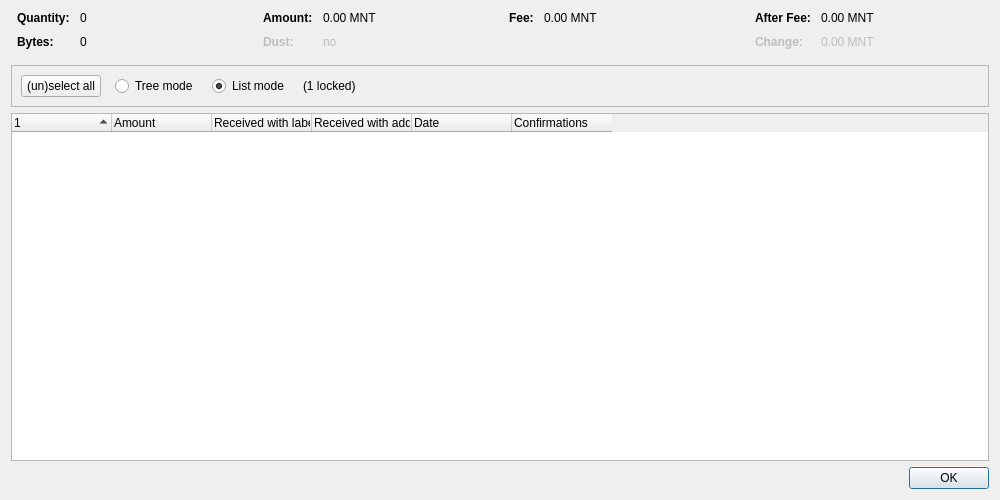
<?xml version="1.0" encoding="UTF-8"?>
<ui version="4.0">
 <class>CoinControlDialog</class>
 <widget class="QDialog" name="CoinControlDialog">
  <property name="geometry">
   <rect>
    <x>0</x>
    <y>0</y>
    <width>1000</width>
    <height>500</height>
   </rect>
  </property>
  <property name="windowTitle">
   <string>Coin Selection</string>
  </property>
  <layout class="QVBoxLayout" name="verticalLayout">
   <item>
    <layout class="QHBoxLayout" name="horizontalLayoutTop" stretch="0,0,0,0">
     <property name="topMargin">
      <number>0</number>
     </property>
     <property name="bottomMargin">
      <number>10</number>
     </property>
     <item>
      <layout class="QFormLayout" name="formLayoutCoinControl1">
       <property name="horizontalSpacing">
        <number>10</number>
       </property>
       <property name="verticalSpacing">
        <number>10</number>
       </property>
       <property name="leftMargin">
        <number>6</number>
       </property>
       <property name="rightMargin">
        <number>6</number>
       </property>
       <item row="0" column="0">
        <widget class="QLabel" name="labelCoinControlQuantityText">
         <property name="font">
          <font>
           <weight>75</weight>
           <bold>true</bold>
          </font>
         </property>
         <property name="text">
          <string>Quantity:</string>
         </property>
        </widget>
       </item>
       <item row="0" column="1">
        <widget class="QLabel" name="labelCoinControlQuantity">
         <property name="cursor">
          <cursorShape>IBeamCursor</cursorShape>
         </property>
         <property name="contextMenuPolicy">
          <enum>Qt::ActionsContextMenu</enum>
         </property>
         <property name="text">
          <string notr="true">0</string>
         </property>
         <property name="textInteractionFlags">
          <set>Qt::LinksAccessibleByMouse|Qt::TextSelectableByKeyboard|Qt::TextSelectableByMouse</set>
         </property>
        </widget>
       </item>
       <item row="1" column="0">
        <widget class="QLabel" name="labelCoinControlBytesText">
         <property name="font">
          <font>
           <weight>75</weight>
           <bold>true</bold>
          </font>
         </property>
         <property name="text">
          <string>Bytes:</string>
         </property>
        </widget>
       </item>
       <item row="1" column="1">
        <widget class="QLabel" name="labelCoinControlBytes">
         <property name="cursor">
          <cursorShape>IBeamCursor</cursorShape>
         </property>
         <property name="contextMenuPolicy">
          <enum>Qt::ActionsContextMenu</enum>
         </property>
         <property name="text">
          <string notr="true">0</string>
         </property>
         <property name="textInteractionFlags">
          <set>Qt::LinksAccessibleByMouse|Qt::TextSelectableByKeyboard|Qt::TextSelectableByMouse</set>
         </property>
        </widget>
       </item>
      </layout>
     </item>
     <item>
      <layout class="QFormLayout" name="formLayoutCoinControl2">
       <property name="horizontalSpacing">
        <number>10</number>
       </property>
       <property name="verticalSpacing">
        <number>10</number>
       </property>
       <property name="leftMargin">
        <number>6</number>
       </property>
       <property name="rightMargin">
        <number>6</number>
       </property>
       <item row="0" column="0">
        <widget class="QLabel" name="labelCoinControlAmountText">
         <property name="font">
          <font>
           <weight>75</weight>
           <bold>true</bold>
          </font>
         </property>
         <property name="text">
          <string>Amount:</string>
         </property>
        </widget>
       </item>
       <item row="0" column="1">
        <widget class="QLabel" name="labelCoinControlAmount">
         <property name="cursor">
          <cursorShape>IBeamCursor</cursorShape>
         </property>
         <property name="contextMenuPolicy">
          <enum>Qt::ActionsContextMenu</enum>
         </property>
         <property name="text">
          <string notr="true">0.00 MNT</string>
         </property>
         <property name="textInteractionFlags">
          <set>Qt::LinksAccessibleByMouse|Qt::TextSelectableByKeyboard|Qt::TextSelectableByMouse</set>
         </property>
        </widget>
       </item>
       <item row="1" column="0">
        <widget class="QLabel" name="labelCoinControlLowOutputText">
         <property name="enabled">
          <bool>false</bool>
         </property>
         <property name="font">
          <font>
           <weight>75</weight>
           <bold>true</bold>
          </font>
         </property>
         <property name="text">
          <string>Dust:</string>
         </property>
        </widget>
       </item>
       <item row="1" column="1">
        <widget class="QLabel" name="labelCoinControlLowOutput">
         <property name="enabled">
          <bool>false</bool>
         </property>
         <property name="cursor">
          <cursorShape>IBeamCursor</cursorShape>
         </property>
         <property name="contextMenuPolicy">
          <enum>Qt::ActionsContextMenu</enum>
         </property>
         <property name="text">
          <string notr="true">no</string>
         </property>
         <property name="textInteractionFlags">
          <set>Qt::LinksAccessibleByMouse|Qt::TextSelectableByKeyboard|Qt::TextSelectableByMouse</set>
         </property>
        </widget>
       </item>
      </layout>
     </item>
     <item>
      <layout class="QFormLayout" name="formLayoutCoinControl3">
       <property name="horizontalSpacing">
        <number>10</number>
       </property>
       <property name="verticalSpacing">
        <number>10</number>
       </property>
       <property name="leftMargin">
        <number>6</number>
       </property>
       <property name="rightMargin">
        <number>6</number>
       </property>
       <item row="0" column="0">
        <widget class="QLabel" name="labelCoinControlFeeText">
         <property name="font">
          <font>
           <weight>75</weight>
           <bold>true</bold>
          </font>
         </property>
         <property name="text">
          <string>Fee:</string>
         </property>
        </widget>
       </item>
       <item row="0" column="1">
        <widget class="QLabel" name="labelCoinControlFee">
         <property name="cursor">
          <cursorShape>IBeamCursor</cursorShape>
         </property>
         <property name="contextMenuPolicy">
          <enum>Qt::ActionsContextMenu</enum>
         </property>
         <property name="text">
          <string notr="true">0.00 MNT</string>
         </property>
         <property name="textInteractionFlags">
          <set>Qt::LinksAccessibleByMouse|Qt::TextSelectableByKeyboard|Qt::TextSelectableByMouse</set>
         </property>
        </widget>
       </item>
      </layout>
     </item>
     <item>
      <layout class="QFormLayout" name="formLayoutCoinControl4">
       <property name="horizontalSpacing">
        <number>10</number>
       </property>
       <property name="verticalSpacing">
        <number>10</number>
       </property>
       <property name="leftMargin">
        <number>6</number>
       </property>
       <property name="rightMargin">
        <number>6</number>
       </property>
       <item row="0" column="0">
        <widget class="QLabel" name="labelCoinControlAfterFeeText">
         <property name="font">
          <font>
           <weight>75</weight>
           <bold>true</bold>
          </font>
         </property>
         <property name="text">
          <string>After Fee:</string>
         </property>
        </widget>
       </item>
       <item row="0" column="1">
        <widget class="QLabel" name="labelCoinControlAfterFee">
         <property name="cursor">
          <cursorShape>IBeamCursor</cursorShape>
         </property>
         <property name="contextMenuPolicy">
          <enum>Qt::ActionsContextMenu</enum>
         </property>
         <property name="text">
          <string notr="true">0.00 MNT</string>
         </property>
         <property name="textInteractionFlags">
          <set>Qt::LinksAccessibleByMouse|Qt::TextSelectableByKeyboard|Qt::TextSelectableByMouse</set>
         </property>
        </widget>
       </item>
       <item row="1" column="0">
        <widget class="QLabel" name="labelCoinControlChangeText">
         <property name="enabled">
          <bool>false</bool>
         </property>
         <property name="font">
          <font>
           <weight>75</weight>
           <bold>true</bold>
          </font>
         </property>
         <property name="text">
          <string>Change:</string>
         </property>
        </widget>
       </item>
       <item row="1" column="1">
        <widget class="QLabel" name="labelCoinControlChange">
         <property name="enabled">
          <bool>false</bool>
         </property>
         <property name="cursor">
          <cursorShape>IBeamCursor</cursorShape>
         </property>
         <property name="contextMenuPolicy">
          <enum>Qt::ActionsContextMenu</enum>
         </property>
         <property name="text">
          <string notr="true">0.00 MNT</string>
         </property>
         <property name="textInteractionFlags">
          <set>Qt::LinksAccessibleByMouse|Qt::TextSelectableByKeyboard|Qt::TextSelectableByMouse</set>
         </property>
        </widget>
       </item>
      </layout>
     </item>
    </layout>
   </item>
   <item>
    <widget class="QFrame" name="frame">
     <property name="minimumSize">
      <size>
       <width>0</width>
       <height>40</height>
      </size>
     </property>
     <property name="frameShape">
      <enum>QFrame::StyledPanel</enum>
     </property>
     <property name="frameShadow">
      <enum>QFrame::Sunken</enum>
     </property>
     <layout class="QHBoxLayout" name="horizontalLayout">
      <item>
       <layout class="QHBoxLayout" name="horizontalLayoutPanel" stretch="0,0,0,0,0">
        <property name="spacing">
         <number>14</number>
        </property>
        <item>
         <widget class="QPushButton" name="pushButtonSelectAll">
          <property name="sizePolicy">
           <sizepolicy hsizetype="Maximum" vsizetype="Fixed">
            <horstretch>0</horstretch>
            <verstretch>0</verstretch>
           </sizepolicy>
          </property>
          <property name="text">
           <string>(un)select all</string>
          </property>
          <property name="autoDefault">
           <bool>false</bool>
          </property>
         </widget>
        </item>
        <item>
         <widget class="QRadioButton" name="radioTreeMode">
          <property name="sizePolicy">
           <sizepolicy hsizetype="Maximum" vsizetype="Fixed">
            <horstretch>0</horstretch>
            <verstretch>0</verstretch>
           </sizepolicy>
          </property>
          <property name="text">
           <string>Tree mode</string>
          </property>
         </widget>
        </item>
        <item>
         <widget class="QRadioButton" name="radioListMode">
          <property name="sizePolicy">
           <sizepolicy hsizetype="Maximum" vsizetype="Fixed">
            <horstretch>0</horstretch>
            <verstretch>0</verstretch>
           </sizepolicy>
          </property>
          <property name="text">
           <string>List mode</string>
          </property>
          <property name="checked">
           <bool>true</bool>
          </property>
         </widget>
        </item>
        <item>
         <widget class="QLabel" name="labelLocked">
          <property name="text">
           <string notr="true">(1 locked)</string>
          </property>
         </widget>
        </item>
        <item>
         <spacer name="horizontalSpacer">
          <property name="orientation">
           <enum>Qt::Horizontal</enum>
          </property>
          <property name="sizeHint" stdset="0">
           <size>
            <width>40</width>
            <height>20</height>
           </size>
          </property>
         </spacer>
        </item>
       </layout>
      </item>
     </layout>
    </widget>
   </item>
   <item>
    <widget class="CoinControlTreeWidget" name="treeWidget">
     <property name="contextMenuPolicy">
      <enum>Qt::CustomContextMenu</enum>
     </property>
     <property name="sortingEnabled">
      <bool>false</bool>
     </property>
     <property name="columnCount">
      <number>6</number>
     </property>
     <attribute name="headerShowSortIndicator" stdset="0">
      <bool>true</bool>
     </attribute>
     <attribute name="headerStretchLastSection">
      <bool>false</bool>
     </attribute>
     <column>
      <property name="text">
       <string/>
      </property>
     </column>
     <column>
      <property name="text">
       <string>Amount</string>
      </property>
     </column>
     <column>
      <property name="text">
       <string>Received with label</string>
      </property>
     </column>
     <column>
      <property name="text">
       <string>Received with address</string>
      </property>
     </column>
     <column>
      <property name="text">
       <string>Date</string>
      </property>
     </column>
     <column>
      <property name="text">
       <string>Confirmations</string>
      </property>
      <property name="toolTip">
       <string>Confirmed</string>
      </property>
     </column>
     <column>
      <property name="text">
       <string/>
      </property>
     </column>
     <column>
      <property name="text">
       <string/>
      </property>
     </column>
     <column>
      <property name="text">
       <string/>
      </property>
     </column>
     <column>
      <property name="text">
       <string/>
      </property>
     </column>
    </widget>
   </item>
   <item>
    <widget class="QDialogButtonBox" name="buttonBox">
     <property name="orientation">
      <enum>Qt::Horizontal</enum>
     </property>
     <property name="standardButtons">
      <set>QDialogButtonBox::Ok</set>
     </property>
    </widget>
   </item>
  </layout>
 </widget>
 <customwidgets>
  <customwidget>
   <class>CoinControlTreeWidget</class>
   <extends>QTreeWidget</extends>
   <header>qt/coincontroltreewidget.h</header>
  </customwidget>
 </customwidgets>
 <resources/>
 <connections/>
</ui>
